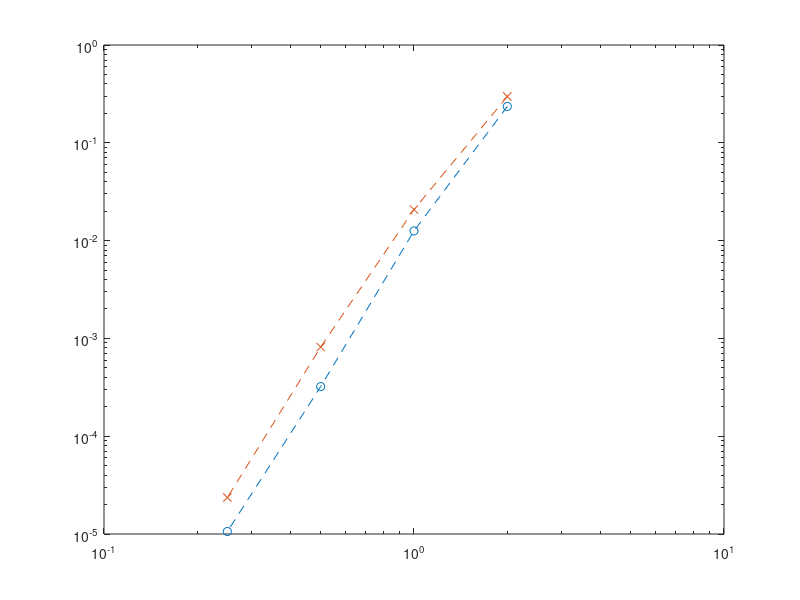

Here is the MATLAB script that generated this plot: (Note: this script raises an error after producing the figure.)
% 2D results

err = [1.067171 0.1496387 0.02569296 0.003428271]; % N = 2
errc = [1.377095 0.2195012 0.03858958 0.003990601]; % N = 2, a = 1/2

err = [0.5078199 0.05160533 0.002494255 0.0001106185]; % N = 3
errc = [0.5350362 0.06574176 0.005015359 0.0002430048]; % N = 3, a = 1/2
% 
err = [0.2353737 0.01257141 0.0003215585 1.06097e-05]; % N = 4
errc = [0.297758  0.02076038 0.000816006 2.361021e-05]; % N = 4 curved, a = 1/2, CFL = .25

h = 2*.5.^(0:length(err)-1);
loglog(h,err,'o--')
hold on;
h = 2*.5.^(0:length(err)-1);
loglog(h,errc,'x--')
% loglog(h,.01*h.^4.5,'k--')

print_pgf_coordinates(h,err)
print_pgf_coordinates(h,errc)

%% 3D results

err   = [1.055192  0.1435153 0.02126818 ]; % N = 2
errc  = [1.20915   0.2068999 0.02845052 ]; % N = 2
errck = [1.209334  0.2069238 0.02845067]; % N = 2, kopriva geofacs

err = [ 0.3393179 0.03143425 0.001976993]; % N = 3
errc  = [0.4646133 0.05133686 0.00334595]; % N = 3
errck = [0.4646378 0.05133794 0.003346182]; % N = 3, kopriva geofacs

% err = [ 0.1222291  0.004884339 0.0001924525]; % N = 4
% errc = [0.1845467  0.01043607  0.0003960681]; % N = 4
% errck = [0.1845734 0.01043634]; % N = 4, kopriva geofacs

h = 2*.5.^(0:length(err)-1);
loglog(h,err,'o--')
hold on;
loglog(h,errc,'o--')
loglog(h,errck,'x--')
loglog(h,.005*h.^5,'k--')



print_pgf_coordinates(h,err)
print_pgf_coordinates(h(1:2),errc)
